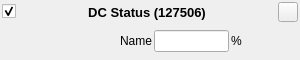
<?xml version="1.0" encoding="UTF-8"?>
<!-- Copyright (C) 2024-2026 RF StateSide LLC; SPDX-License-Identifier: AGPL-3.0-or-later -->
<ui version="4.0">
 <class>DcStatus127506</class>
 <widget class="QWidget" name="DcStatus127506">
  <property name="geometry">
   <rect>
    <x>0</x>
    <y>0</y>
    <width>300</width>
    <height>60</height>
   </rect>
  </property>
  <property name="windowTitle">
   <string>Form</string>
  </property>
  <layout class="QVBoxLayout" name="verticalLayout">
   <property name="spacing">
    <number>2</number>
   </property>
   <property name="leftMargin">
    <number>2</number>
   </property>
   <property name="topMargin">
    <number>2</number>
   </property>
   <property name="rightMargin">
    <number>2</number>
   </property>
   <property name="bottomMargin">
    <number>2</number>
   </property>
   <item>
    <layout class="QHBoxLayout" name="horizontalLayout_4">
     <item>
      <widget class="QCheckBox" name="checkBoxEnabled">
       <property name="text">
        <string/>
       </property>
       <property name="checked">
        <bool>true</bool>
       </property>
      </widget>
     </item>
     <item>
      <spacer name="horizontalSpacer_2">
       <property name="orientation">
        <enum>Qt::Orientation::Horizontal</enum>
       </property>
       <property name="sizeHint" stdset="0">
        <size>
         <width>40</width>
         <height>20</height>
        </size>
       </property>
      </spacer>
     </item>
     <item>
      <widget class="QLabel" name="labelTitle">
       <property name="font">
        <font>
         <pointsize>10</pointsize>
         <bold>true</bold>
        </font>
       </property>
       <property name="text">
        <string>DC Status (127506)</string>
       </property>
       <property name="alignment">
        <set>Qt::AlignmentFlag::AlignCenter</set>
       </property>
      </widget>
     </item>
     <item>
      <spacer name="horizontalSpacer">
       <property name="orientation">
        <enum>Qt::Orientation::Horizontal</enum>
       </property>
       <property name="sizeHint" stdset="0">
        <size>
         <width>40</width>
         <height>20</height>
        </size>
       </property>
      </spacer>
     </item>
     <item>
      <widget class="QPushButton" name="pushButtonRemove">
       <property name="minimumSize">
        <size>
         <width>20</width>
         <height>20</height>
        </size>
       </property>
       <property name="maximumSize">
        <size>
         <width>20</width>
         <height>20</height>
        </size>
       </property>
       <property name="text">
        <string/>
       </property>
      </widget>
     </item>
    </layout>
   </item>
   <item>
    <layout class="QHBoxLayout" name="horizontalLayout">
     <item>
      <widget class="QLabel" name="labelSource">
       <property name="minimumSize">
        <size>
         <width>150</width>
         <height>22</height>
        </size>
       </property>
       <property name="maximumSize">
        <size>
         <width>150</width>
         <height>16777215</height>
        </size>
       </property>
       <property name="text">
        <string>Name</string>
       </property>
       <property name="alignment">
        <set>Qt::AlignmentFlag::AlignRight|Qt::AlignmentFlag::AlignTrailing|Qt::AlignmentFlag::AlignVCenter</set>
       </property>
      </widget>
     </item>
     <item>
      <widget class="QLineEdit" name="lineEdit">
       <property name="minimumSize">
        <size>
         <width>75</width>
         <height>22</height>
        </size>
       </property>
       <property name="maximumSize">
        <size>
         <width>75</width>
         <height>16777215</height>
        </size>
       </property>
       <property name="inputMethodHints">
        <set>Qt::InputMethodHint::ImhNone</set>
       </property>
      </widget>
     </item>
     <item>
      <widget class="ClickableLabel" name="labelUnits">
       <property name="minimumSize">
        <size>
         <width>50</width>
         <height>22</height>
        </size>
       </property>
       <property name="toolTip">
        <string>State of charge (%)</string>
       </property>
       <property name="text">
        <string>%</string>
       </property>
      </widget>
     </item>
    </layout>
   </item>
  </layout>
 </widget>
 <customwidgets>
  <customwidget>
   <class>ClickableLabel</class>
   <extends>QLabel</extends>
   <header location="global">clickablelabel.h</header>
  </customwidget>
 </customwidgets>
 <resources/>
 <connections/>
</ui>
